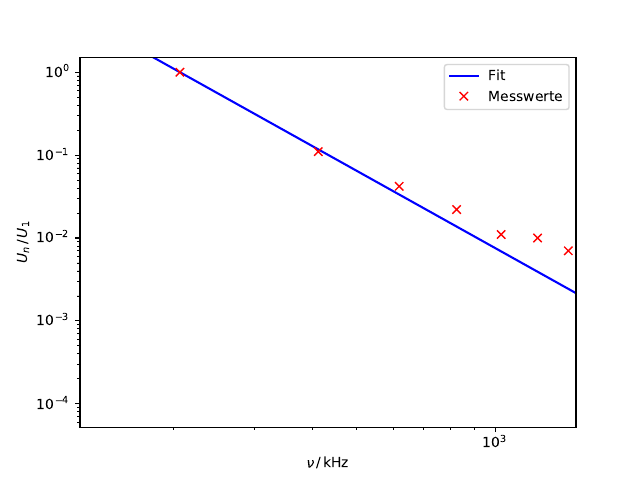

Reproduce this figure in Python.
import matplotlib.pyplot as plt
from scipy.optimize import curve_fit
import numpy as np

x, y = np.genfromtxt('drei.txt', unpack='true')


def f(x, a, b):
    return a * x**(-b)


param, cov = curve_fit(f, x, y)
x_plot = np.linspace(1e-10, 5000, 6000)
plt.plot(x_plot, f(x_plot, *param), 'b-', label='Fit')
plt.plot(x, y, 'rx', label='Messwerte')
plt.xlabel(r'$\nu \,/\, \mathrm{kHz}$')
plt.ylabel(r'$U_n \,/\, U_1$')
plt.xscale('log')
plt.yscale('log')
plt.xlim(125, 1500)
plt.ylim(0, 1.5)

plt.legend()
# plt.grid()
# plt.show()
# plt.savefig('drei.pdf')

err = np.sqrt(np.diag(cov))

print(param[0])

print('Experimentelle Werte')
print('b =', param[1], '+-', err[1])

print('Theoriewerte')
print('b =', 2)

print('Abweichung')
xx = np.abs((param[1]-2)/2)

print('... von b =', xx)
